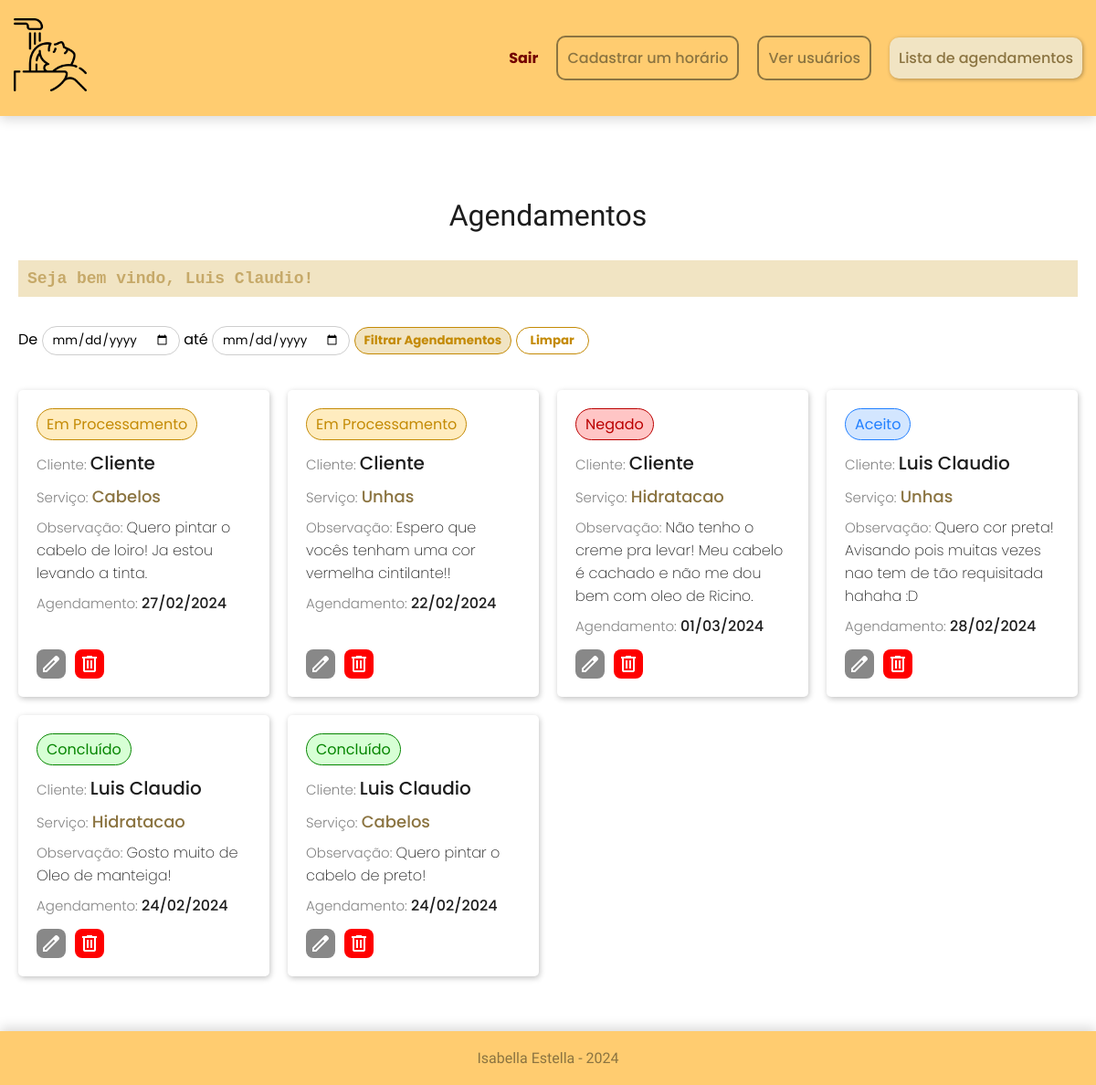
The page /lista-agendamento.php (signed in) on the database its author committed.
### tables this page shows
CREATE TABLE `agendamentos` (
  `id_agendamento` int(11) NOT NULL,
  `criador_agendamento` varchar(256) NOT NULL,
  `id_criador_agendamento` int(11) NOT NULL,
  `observacao_agendamento` varchar(256) NOT NULL,
  `dataCad` date NOT NULL,
  `tipo_serv` enum('Cabelos','Hidratacao','Unhas') NOT NULL,
  `situacao_agendamento` varchar(50) NOT NULL DEFAULT 'Em Processamento'
);

### lista-agendamento.php (the view, shortened to what this page needs)
<!DOCTYPE html>
<html lang="pt-BR">
<head>
    <link rel="stylesheet" href="style/agendamentos.css">
    <link rel="stylesheet" href="style/reset.css">
</head>
<body>
    <?php
        include("components/cabecalho.php");
        $conn = mysqli_connect("localhost", "root", "", "salon-beauty");
        $id_usuario_logado = $_SESSION["UsuarioID"];
        $nivel_necessario = 1;
        if ($_SESSION["UsuarioNivel"] >= $nivel_necessario) {
            $query = "SELECT * FROM agendamentos";
        } else {
            $query = "SELECT * FROM agendamentos WHERE id_criador_agendamento = '$id_usuario_logado'";
        }
        $resultado = mysqli_query($conn, $query);
        function criarCardAgendamento($aux) {
            $nivel_necessario = 1;
            $html = "<div class='agendamento'>";
            $html .= "<div class='infos card'>";
            $html .= "<div class='agendamento__situacao ";
            switch ($aux['situacao_agendamento']) {
                case 'Em Processamento':
                    $html .= 'processamento';
                    break;
                case 'Concluído':
                    $html .= 'concluido';
                    break;
                case 'Negado':
                    $html .= 'negado';
                    break;
                case 'Aceito':
                    $html .= 'aceito';
                    break;
            }
            $html .= "'>";
            $html .= $aux['situacao_agendamento'];
            $html .= "</div>";
            $html .= "<p class='agendamento__criador'>Cliente: <span>";
            $html .= ($aux['criador_agendamento'] == '') ? "Não Especificado" : $aux['criador_agendamento'];
            $html .= "</span></p>";
            $html .= "<h1 class='agendamento__servico'>Serviço: <span>" . $aux['tipo_serv'] . "</span></h1>";
            $html .= "<p class='agendamento__observacao'>Observação: <span>" . $aux['observacao_agendamento'] . "</span></p>";
            $html .= "<p class='agendamento__data-cad'>Agendamento: <span>" . date('d/m/Y', strtotime($aux['dataCad'])) . "</span></p>";
            $html .= "</div>";
            $html .= "<div class='button-icons'>";
            $dataDoBanco = $aux['dataCad'];
            $idAgendamento = $aux['id_agendamento'];
            $idAgendamentoHash = base64_encode($idAgendamento);
            if ($_SESSION["UsuarioNivel"] >= $nivel_necessario) {
                $html .= "<a href='editar.php?id_agendamento=$idAgendamentoHash' class='editar-button modified-button'>";
                $html .= "<span class='material-symbols-outlined'>edit</span>";
                $html .= "</a>";
                $html .= "<a href='actions/excluir.php?id_agendamento=$idAgendamento' class='excluir-button modified-button'>";
                $html .= "<span class='material-symbols-outlined'>delete</span>";
                $html .= "</a>";
            }
            $html .= "</div>";
            $html .= "</div>";
            return $html;
        }
    ?>
    <div class="container">
        <h1 class="title">Agendamentos</h1>
        <p class="boas-vindas">Seja bem vindo, <?php echo $_SESSION["UsuarioNome"];?>!</p>
        <form method="POST" action="#" enctype="multipart/form-data" class="form-filtro">
            De
            <input type="date" name="dataInicial" id="dataInicial">
            até
            <input type="date" name="dataFinal" id="dataFinal">
            <input type="submit" value="Filtrar Agendamentos" name="filtrarAgendamentos" class="filtrarAgends">
            <button type="reset" onclick="location.href='lista-agendamento.php';" class="limparAgends">Limpar</button>
        </form>
        <?php
            if (mysqli_num_rows($resultado) > 0) {
                echo "<div class='tabela-agendamentos'>";
                while ($aux = mysqli_fetch_assoc($resultado)) {
                    if (isset($_POST['filtrarAgendamentos'])) {
                        $dataInicial = $_POST['dataInicial'];
                        $dataFinal = $_POST['dataFinal'];
                        if (strtotime($aux['dataCad']) >= strtotime($dataInicial) && strtotime($aux['dataCad']) <= strtotime($dataFinal)) {
                            echo criarCardAgendamento($aux);
                        }
                    } else {
                        echo criarCardAgendamento($aux);
                    }
                }
                echo "</div>";
            } else {
                echo "Não há agendamentos dentro do intervalo de datas especificado.";
            }
        ?>
    </div>
    <?php
        include('components/rodape.php');
    ?>
</body>
</html>

### style/agendamentos.css (style rules this page uses)
.title { text-align: center; font-family: "Playpen Sans", cursive; margin: 30px; font-weight: 300; color: var(--preto); }
.boas-vindas { font-size: 18px; margin-bottom: 10px; background: var(--cor-destaque); padding: 10px; font-weight: 700; font-family: monospace; color: var(--cor-destaque-texto); margin-bottom: 32px; }
.tabela-agendamentos { display: grid; grid-template-columns: repeat(4, 1fr); gap: 20px; margin-top: 30px; }
.tabela-agendamentos .agendamento { background: #fff; border-radius: 5px; padding: 20px; box-shadow: 1px 2px 6px #0000003d; display: flex; flex-direction: column; justify-content: space-between; gap: 5px; }
.agendamento .agendamento__situacao { font-size: 16px; width: fit-content; padding: 4px 10px; border-radius: 20px; margin-bottom: 10px; }
.agendamento__situacao.negado { background-color: #ffc5c5; color: #bb0000; border: 1px solid #bb0000; }
.agendamento__situacao.processamento { background-color: #ffecbf; color: #c48a05; border: 1px solid #c48a05; }
.agendamento__situacao.aceito { background: #d3e6ff; color: #207fff; border: 1px solid #207fff; }
.agendamento__situacao.concluido { background: #d7ffd5; color: #058500; border: 1px solid #058500; }
.agendamento .agendamento__servico, .agendamento .agendamento__criador, .agendamento .agendamento__observacao, .agendamento .agendamento__data-cad { font-size: 15px; margin-bottom: 8px; color: #858585; font-weight: 300; }
.agendamento__criador span { font-size: 20px; color: var(--preto); font-weight: 500; }
.agendamento .agendamento__servico span { font-size: 18px; color: var(--cor-destaque-escuro); font-weight: 500; }
.agendamento .agendamento__observacao span { margin: 8px 0; color: #1d1d1d; font-weight: 200; font-size: 16px; }
.agendamento .agendamento__data-cad span { font-size: 16px; color: var(--preto); font-weight: 500; }
.form-filtro input { background-color: transparent; border: 1px solid #cecece; height: 30px; border-radius: 100px; padding: 0 10px; margin: 0 0 8px; }
.filtrarAgends { background-color: var(--cor-destaque) !important; color: #c48a05; font-weight: 700; border: 1px solid #c48a05 !important; cursor: pointer; }
.limparAgends { background-color: transparent !important; color: #c48a05; height: 30px; font-weight: 700; border: 1px solid #c48a05 !important; border-radius: 100px; padding: 0 15px; cursor: pointer; }
.button-icons { display: flex; gap: 10px; }
.modified-button, .editar-button { display: block; width: fit-content; padding: 4px; border-radius: 8px; height: 24px; color: #fff; font-weight: 600; }

### rows shown on the page
agendamentos: aux "Em Processamento Cliente", tipo_serv "Cabelos", observacao_agendamento "Quero pintar o cabelo de loiro! Ja estou levando a tinta.", dataCad "27/02/2024"
agendamentos: aux "Em Processamento Cliente", tipo_serv "Unhas", observacao_agendamento "Espero que vocês tenham uma cor vermelha cintilante!!", dataCad "22/02/2024"
agendamentos: aux "Negado Cliente", tipo_serv "Hidratacao", observacao_agendamento "Não tenho o creme pra levar! Meu cabelo é cachado e não me dou bem com oleo de Ricino.", dataCad "01/03/2024"
agendamentos: aux "Aceito Luis Claudio", tipo_serv "Unhas", observacao_agendamento "Quero cor preta! Avisando pois muitas vezes nao tem de tão requisitada hahaha :D", dataCad "28/02/2024"
agendamentos: aux "Concluído Luis Claudio", tipo_serv "Hidratacao", observacao_agendamento "Gosto muito de Oleo de manteiga!", dataCad "24/02/2024"
agendamentos: aux "Concluído Luis Claudio", tipo_serv "Cabelos", observacao_agendamento "Quero pintar o cabelo de preto!", dataCad "24/02/2024"

### other values the page prints
$_SESSION["UsuarioNome"] "Luis Claudio"
